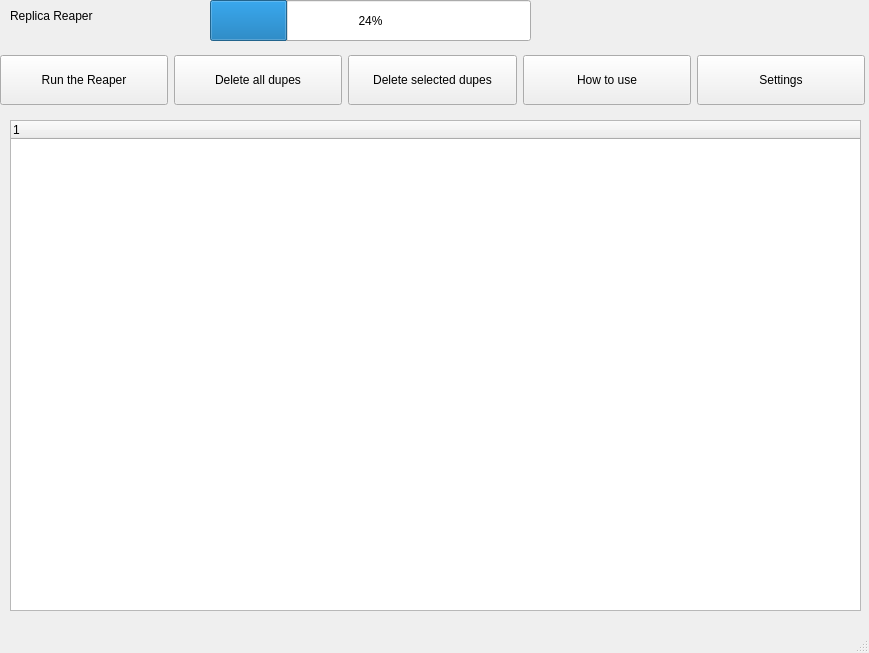
<?xml version="1.0" encoding="UTF-8"?>
<ui version="4.0">
 <class>MainWindow</class>
 <widget class="QMainWindow" name="MainWindow">
  <property name="enabled">
   <bool>true</bool>
  </property>
  <property name="geometry">
   <rect>
    <x>0</x>
    <y>0</y>
    <width>869</width>
    <height>653</height>
   </rect>
  </property>
  <property name="windowTitle">
   <string>MainWindow</string>
  </property>
  <widget class="QWidget" name="centralwidget">
   <widget class="QLabel" name="label">
    <property name="geometry">
     <rect>
      <x>10</x>
      <y>-10</y>
      <width>121</width>
      <height>51</height>
     </rect>
    </property>
    <property name="text">
     <string>Replica Reaper</string>
    </property>
   </widget>
   <widget class="QProgressBar" name="progressBar">
    <property name="geometry">
     <rect>
      <x>210</x>
      <y>0</y>
      <width>321</width>
      <height>41</height>
     </rect>
    </property>
    <property name="value">
     <number>24</number>
    </property>
   </widget>
   <widget class="QTreeWidget" name="treeWidget">
    <property name="geometry">
     <rect>
      <x>10</x>
      <y>120</y>
      <width>851</width>
      <height>491</height>
     </rect>
    </property>
    <column>
     <property name="text">
      <string notr="true">1</string>
     </property>
    </column>
   </widget>
   <widget class="QWidget" name="horizontalLayoutWidget">
    <property name="geometry">
     <rect>
      <x>0</x>
      <y>40</y>
      <width>865</width>
      <height>80</height>
     </rect>
    </property>
    <layout class="QHBoxLayout" name="horizontalLayout">
     <item>
      <widget class="QPushButton" name="RunReaperBTN">
       <property name="minimumSize">
        <size>
         <width>0</width>
         <height>50</height>
        </size>
       </property>
       <property name="text">
        <string>Run the Reaper</string>
       </property>
      </widget>
     </item>
     <item>
      <widget class="QPushButton" name="DelAllBTN">
       <property name="minimumSize">
        <size>
         <width>0</width>
         <height>50</height>
        </size>
       </property>
       <property name="text">
        <string>Delete all dupes</string>
       </property>
      </widget>
     </item>
     <item>
      <widget class="QPushButton" name="DelSelBTN">
       <property name="minimumSize">
        <size>
         <width>0</width>
         <height>50</height>
        </size>
       </property>
       <property name="text">
        <string>Delete selected dupes</string>
       </property>
      </widget>
     </item>
     <item>
      <widget class="QPushButton" name="HowUseBTN">
       <property name="minimumSize">
        <size>
         <width>0</width>
         <height>50</height>
        </size>
       </property>
       <property name="text">
        <string>How to use</string>
       </property>
      </widget>
     </item>
     <item>
      <widget class="QPushButton" name="SettBTN">
       <property name="minimumSize">
        <size>
         <width>0</width>
         <height>50</height>
        </size>
       </property>
       <property name="text">
        <string>Settings</string>
       </property>
      </widget>
     </item>
    </layout>
   </widget>
  </widget>
  <widget class="QMenuBar" name="menubar">
   <property name="geometry">
    <rect>
     <x>0</x>
     <y>0</y>
     <width>869</width>
     <height>25</height>
    </rect>
   </property>
  </widget>
  <widget class="QStatusBar" name="statusbar"/>
 </widget>
 <resources/>
 <connections/>
</ui>
